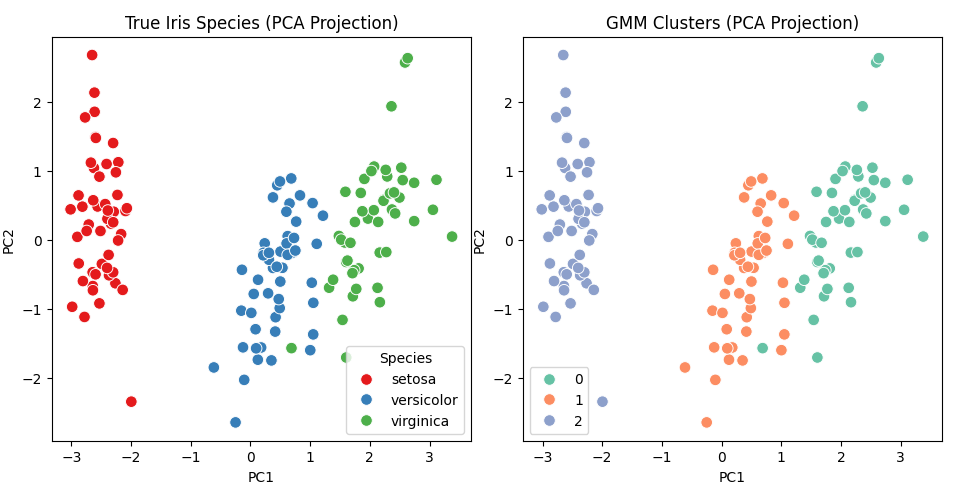

Python code for this plot:
import pandas as pd
import numpy as np
import matplotlib.pyplot as plt
import seaborn as sns
from sklearn.preprocessing import StandardScaler
from sklearn.decomposition import PCA
from sklearn.mixture import GaussianMixture
from sklearn.metrics import confusion_matrix, classification_report

# --- Load Iris dataset ---
url = "https://raw.githubusercontent.com/vincentarelbundock/Rdatasets/master/csv/datasets/iris.csv"
iris = pd.read_csv(url)

# Drop the first column if it’s just an index
# iris = iris.drop(columns=["Unnamed: 0"])

# Split into features and labels
X = iris.iloc[:, :-1]  # features
y = iris.iloc[:, -1]   # actual species

# --- Step 1: Standardize features ---
scaler = StandardScaler()
X_scaled = scaler.fit_transform(X)

# --- Step 2: Apply Gaussian Mixture Model (GMM) ---
gmm = GaussianMixture(n_components=3, random_state=42)
gmm.fit(X_scaled)
clusters = gmm.predict(X_scaled)

# --- Step 3: PCA for 2D visualization ---
pca = PCA(n_components=2)
X_pca = pca.fit_transform(X_scaled)

# --- Step 4: Plotting ---
plt.figure(figsize=(12, 5))

# (i) True species
plt.subplot(1, 2, 1)
sns.scatterplot(x=X_pca[:, 0], y=X_pca[:, 1], hue=y, palette="Set1", s=70)
plt.title("True Iris Species (PCA Projection)")
plt.xlabel("PC1")
plt.ylabel("PC2")

# (ii) GMM clusters
plt.subplot(1, 2, 2)
sns.scatterplot(x=X_pca[:, 0], y=X_pca[:, 1], hue=clusters, palette="Set2", s=70)
plt.title("GMM Clusters (PCA Projection)")
plt.xlabel("PC1")
plt.ylabel("PC2")

plt.tight_layout()
plt.show()

# --- Step 5: Compare clustering with true labels ---
print("\nConfusion Matrix:\n", confusion_matrix(y, clusters))
print("\nClassification Report (clusters vs species):\n")
print(classification_report(y, clusters))
